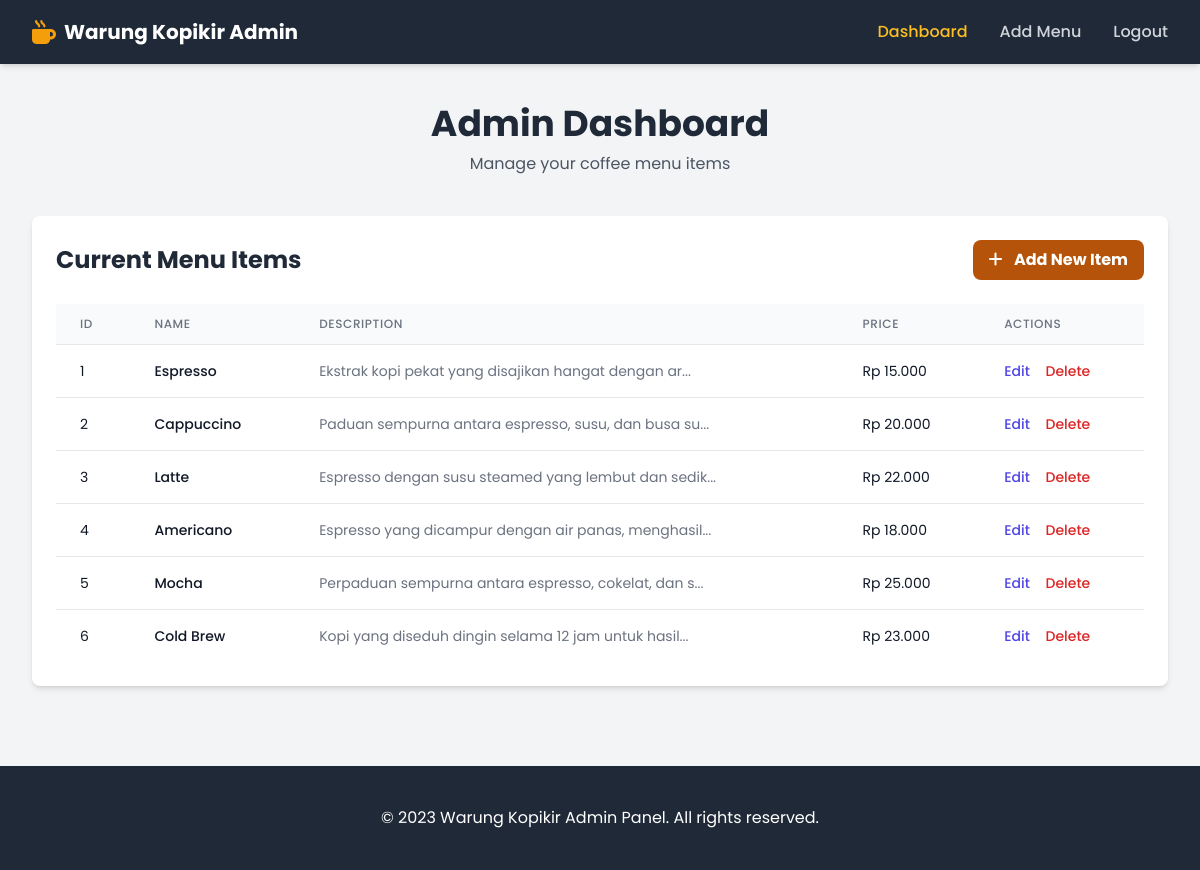
/admin/index.php (signed in), run on the app's committed database.
### tables this page shows
CREATE TABLE `menu` (
  `id` int NOT NULL,
  `name` varchar(100) NOT NULL,
  `description` text,
  `price` decimal(10,2) NOT NULL,
  `image` varchar(255) DEFAULT NULL,
  `created_at` timestamp NOT NULL DEFAULT CURRENT_TIMESTAMP
);

### admin/index.php (the view, shortened to what this page needs)
<?php
$conn = getConnection();
$result = $conn->query("SELECT * FROM menu ORDER BY id ASC");
$menuItems = [];
if ($result->num_rows > 0) {
    while($row = $result->fetch_assoc()) {
        $menuItems[] = $row;
    }
}
?>
<!DOCTYPE html>
<html lang="en">
<head>
    <script src="https://cdn.tailwindcss.com"></script>
    <link rel="stylesheet" href="https://cdnjs.cloudflare.com/ajax/libs/font-awesome/6.4.0/css/all.min.css">
</head>
<body class="bg-gray-100">
    <nav class="bg-gray-800 text-white shadow-md">
        <div class="max-w-7xl mx-auto px-4 sm:px-6 lg:px-8">
            <div class="flex justify-between h-16">
                <div class="flex items-center">
                    <div class="flex-shrink-0 flex items-center">
                        <i class="fas fa-mug-hot text-2xl text-amber-500 mr-2"></i>
                        <span class="text-xl font-bold">Warung Kopikir Admin</span>
                    </div>
                </div>
                <div class="hidden md:flex items-center space-x-8">
                    <a href="index.php" class="text-amber-400 font-medium">Dashboard</a>
                    <a href="add_menu.php" class="text-gray-300 hover:text-white font-medium">Add Menu</a>
                    <a href="logout.php" class="text-gray-300 hover:text-white font-medium">Logout</a>
                </div>
            </div>
        </div>
    </nav>
    <div class="max-w-7xl mx-auto px-4 sm:px-6 lg:px-8 py-10">
        <div class="text-center mb-10">
            <h1 class="text-3xl md:text-4xl font-bold text-gray-800 mb-2">Admin Dashboard</h1>
            <p class="text-gray-600">Manage your coffee menu items</p>
        </div>
        <div class="bg-white rounded-lg shadow-md p-6">
            <div class="flex justify-between items-center mb-6">
                <h2 class="text-2xl font-bold text-gray-800">Current Menu Items</h2>
                <a href="add_menu.php" class="bg-amber-700 hover:bg-amber-800 text-white font-bold py-2 px-4 rounded-lg transition duration-300 btn-hover">
                    <i class="fas fa-plus mr-2"></i> Add New Item
                </a>
            </div>
            <?php if (!empty($menuItems)): ?>
                <div class="overflow-x-auto">
                    <table class="min-w-full divide-y divide-gray-200">
                        <thead class="bg-gray-50">
                            <tr>
                                <th scope="col" class="px-6 py-3 text-left text-xs font-medium text-gray-500 uppercase tracking-wider">ID</th>
                                <th scope="col" class="px-6 py-3 text-left text-xs font-medium text-gray-500 uppercase tracking-wider">Name</th>
                                <th scope="col" class="px-6 py-3 text-left text-xs font-medium text-gray-500 uppercase tracking-wider">Description</th>
                                <th scope="col" class="px-6 py-3 text-left text-xs font-medium text-gray-500 uppercase tracking-wider">Price</th>
                                <th scope="col" class="px-6 py-3 text-left text-xs font-medium text-gray-500 uppercase tracking-wider">Actions</th>
                            </tr>
                        </thead>
                        <tbody class="bg-white divide-y divide-gray-200" id="menuTable">
                            <?php foreach ($menuItems as $item): ?>
                                <tr id="menu-item-<?php echo $item['id']; ?>" class="fade-in">
                                    <td class="px-6 py-4 whitespace-nowrap">
                                        <div class="text-sm text-gray-900"><?php echo htmlspecialchars($item['id']); ?></div>
                                    </td>
                                    <td class="px-6 py-4 whitespace-nowrap">
                                        <div class="text-sm font-medium text-gray-900"><?php echo htmlspecialchars($item['name']); ?></div>
                                    </td>
                                    <td class="px-6 py-4">
                                        <div class="text-sm text-gray-500"><?php echo htmlspecialchars(substr($item['description'], 0, 50)) . (strlen($item['description']) > 50 ? '...' : ''); ?></div>
                                    </td>
                                    <td class="px-6 py-4 whitespace-nowrap">
                                        <div class="text-sm text-gray-900">Rp <?php echo number_format($item['price'], 0, ',', '.'); ?></div>
                                    </td>
                                    <td class="px-6 py-4 whitespace-nowrap text-sm font-medium">
                                        <a href="edit_menu.php?id=<?php echo $item['id']; ?>" class="text-indigo-600 hover:text-indigo-900 mr-3 btn-hover">
                                            Edit
                                        </a>
                                        <button onclick="openDeleteModal(<?php echo $item['id']; ?>, '<?php echo htmlspecialchars($item['name']); ?>')" class="text-red-600 hover:text-red-900 btn-hover">
                                            Delete
                                        </button>
                                    </td>
                                </tr>
                            <?php endforeach; ?>
                        </tbody>
                    </table>
                </div>
            <?php else: ?>
                <div class="text-center py-10">
                    <p class="text-gray-600">No menu items found.</p>
                </div>
            <?php endif; ?>
        </div>
    </div>
    <footer class="bg-gray-800 text-white py-10 mt-10">
        <div class="max-w-7xl mx-auto px-4 sm:px-6 lg:px-8">
            <div class="text-center">
                <p>&copy; 2023 Warung Kopikir Admin Panel. All rights reserved.</p>
            </div>
        </div>
    </footer>
</body>
</html>

### admin/index.php (style rules this page uses)
body { font-family: 'Poppins', sans-serif; }
.btn-hover { transition: all 0.3s ease; }
.fade-in { animation: fadeIn 0.5s ease-in; }

### data on the page
menu: id "1", name "Espresso", description "Ekstrak kopi pekat yang disajikan hangat dengan ar", price "15.000"
menu: id "2", name "Cappuccino", description "Paduan sempurna antara espresso, susu, dan busa su", price "20.000"
menu: id "3", name "Latte", description "Espresso dengan susu steamed yang lembut dan sedik", price "22.000"
menu: id "4", name "Americano", description "Espresso yang dicampur dengan air panas, menghasil", price "18.000"
menu: id "5", name "Mocha", description "Perpaduan sempurna antara espresso, cokelat, dan s", price "25.000"
menu: id "6", name "Cold Brew", description "Kopi yang diseduh dingin selama 12 jam untuk hasil", price "23.000"
